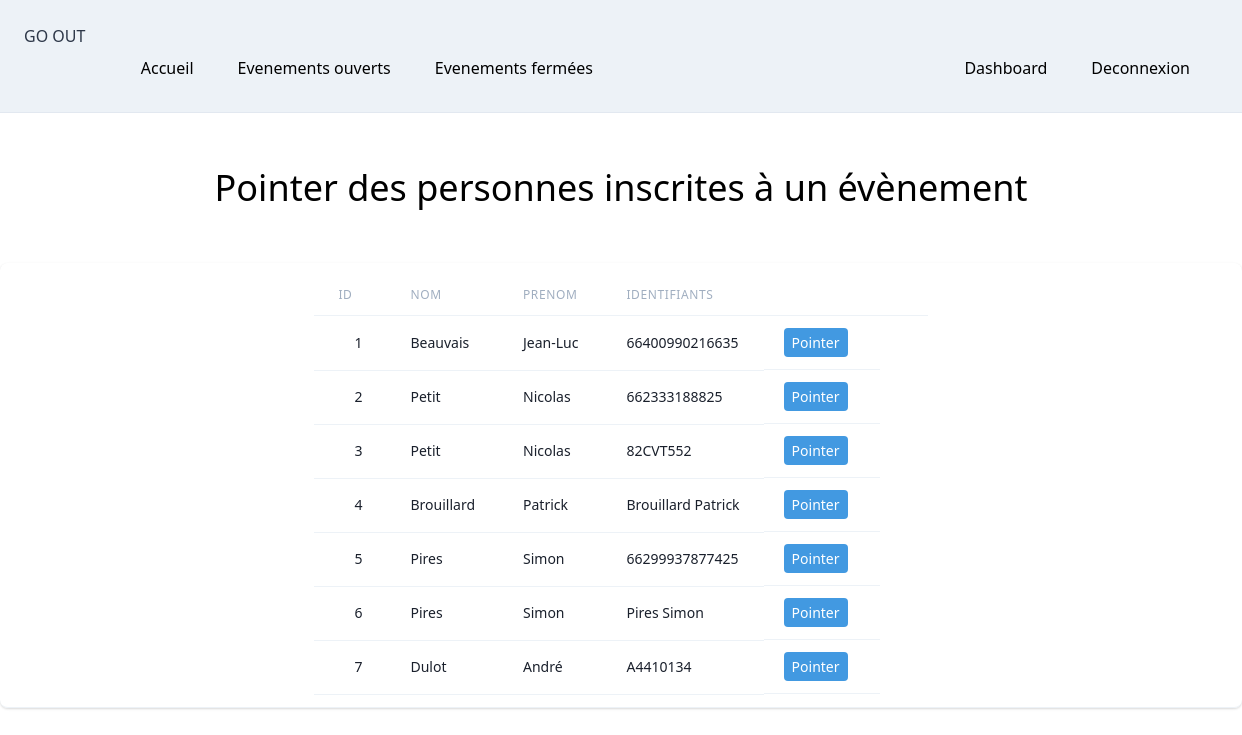
/persinsc.php (signed in), run on the app's committed database.
### tables this page shows
CREATE TABLE `identifications` (
  `pid` int(11) NOT NULL,
  `tid` int(11) NOT NULL,
  `valeur` varchar(50) NOT NULL
);

CREATE TABLE `personnes` (
  `pid` int(11) NOT NULL,
  `nom` varchar(30) NOT NULL,
  `prenom` varchar(30) NOT NULL
);

### persinsc.php (the view, shortened to what this page needs)
<?php
    include("navbar.php");
    $i = 1;
    $SQL= "SELECT * FROM personnes INNER JOIN identifications ON personnes.pid=identifications.pid";
    $reponse= $db->query($SQL);
?>
<div class="flex flex-col mx-auto">
  <div class="-my-2 py-2 overflow-x-auto mx-auto sm:-mx-6 sm:px-6 lg:-mx-8 lg:px-8">
    <div class="align-middle  min-w-auto py-3 shadow overflow-hidden sm:rounded-lg border-b border-gray-200">
      <table class="min-w-auto mx-auto ">
        <thead>
          <tr>
          <th class="px-6 py-3 border-b border-gray-200 bg-gray-50 text-left text-xs leading-4 font-medium text-gray-500 uppercase tracking-wider">
              ID
            </th>
            <th class="px-6 py-3 border-b border-gray-200 bg-gray-50 text-left text-xs leading-4 font-medium text-gray-500 uppercase tracking-wider">
              Nom
            </th>
            <th class="px-6 py-3 border-b border-gray-200 bg-gray-50 text-left text-xs leading-4 font-medium text-gray-500 uppercase tracking-wider">
              Prenom
            </th>
            <th class="px-6 py-3 border-b border-gray-200 bg-gray-50 text-left text-xs leading-4 font-medium text-gray-500 uppercase tracking-wider">
              Identifiants
            </th>
            <th class="px-6 py-3 border-b border-gray-200 bg-gray-50 text-left text-xs leading-4 font-medium text-gray-500 uppercase tracking-wider">
            </th>
            <th class="px-6 py-3 border-b border-gray-200 bg-gray-50"></th>
          </tr>
        </thead>
        <tbody class="bg-white">
<?php
    while ($donnees=$reponse->fetch()) {
?>
        <tr>
            <td class="px-6 py-4 whitespace-no-wrap border-b border-gray-200">
                <div class="ml-4">
                  <div class="text-sm leading-5 font-medium text-gray-900"><?php echo $i; ?></div>
              </div>
            </td>
            <td class="px-6 py-4 whitespace-no-wrap border-b border-gray-200">
              <div class="text-sm leading-5 text-gray-900"><?php echo $donnees['nom']; ?></div>
            </td>
            <td class="px-6 py-4 whitespace-no-wrap border-b border-gray-200">
                <div class="text-sm leading-5 text-gray-900"><?php echo $donnees['prenom']; ?></div>
            </td>
            <td class="px-6 py-4 whitespace-no-wrap border-b border-gray-200">
                <div class="text-sm leading-5 text-gray-900"><?php echo $donnees['valeur']; ?></div>
            </td>
            <td class="p-3 px-5 whitespace-no-wrap border-b border-gray-200 flex justify-end">
                <button type="button" class="mr-3 text-sm bg-blue-500 hover:bg-blue-700 text-white py-1 px-2 rounded focus:outline-none focus:shadow-outline">
                    <a href="selecteve.php?pid=<?php echo $donnees['pid'] ;?>" class=" focus:outline-none focus:underline">Pointer</a>
                </button>
            </td>
        </tr>
<?php
    $i++;
    }
?>
    </tbody>
      </table>
    </div>
</div>

### data on the page
identifications: pid.nom "Beauvais", pid.prenom "Jean-Luc", valeur "66400990216635"
identifications: pid.nom "Petit", pid.prenom "Nicolas", valeur "662333188825"
identifications: pid.nom "Petit", pid.prenom "Nicolas", valeur "82CVT552"
identifications: pid.nom "Brouillard", pid.prenom "Patrick", valeur "Brouillard Patrick"
identifications: pid.nom "Pires", pid.prenom "Simon", valeur "66299937877425"
identifications: pid.nom "Pires", pid.prenom "Simon", valeur "Pires Simon"
identifications: pid.nom "Dulot", pid.prenom "André", valeur "A4410134"

### other printed values
$h "Pointer des personnes inscrites à un évènement"
